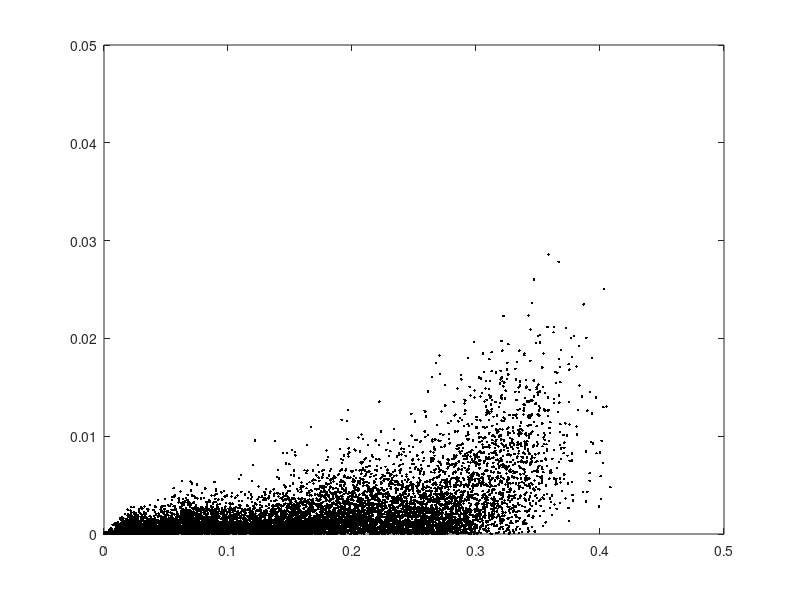

This chart was generated by the following MATLAB code:
% KahanaTest
clear; clc; close all

nU = 100;
F0 = randn(nU,1);  % memory 0
F0 = F0 / norm(F0);

F1 = randn(nU,1);
F1 = F1 / norm(F1);

M = F0 * F0' + F1 * F1';
R0 = M * F0;
R1 = M * F1;

%%
F2 = repmat(F0, [1 nU]);
F3 = F2;
k = tril(true(nU));
R = rand(nU);
F3(k) = R(k);

%%
nB = 100;
recall = nan(nB,nU); dist = nan(nB, nU);
for iB = 1:nB
for iU = 1:nU
    R = rand(nU);
    F3(k) = R(k);
    R = M * F3(:,iU);
    recall(iB,iU) = mean((R-F0).^2);
    dist(iB,iU) = mean((F3(:,iU) - F0).^2);
end
end

%% 
clf
plot(dist, recall, 'k.')
xlim([0 0.5]); ylim([0 0.05]);
